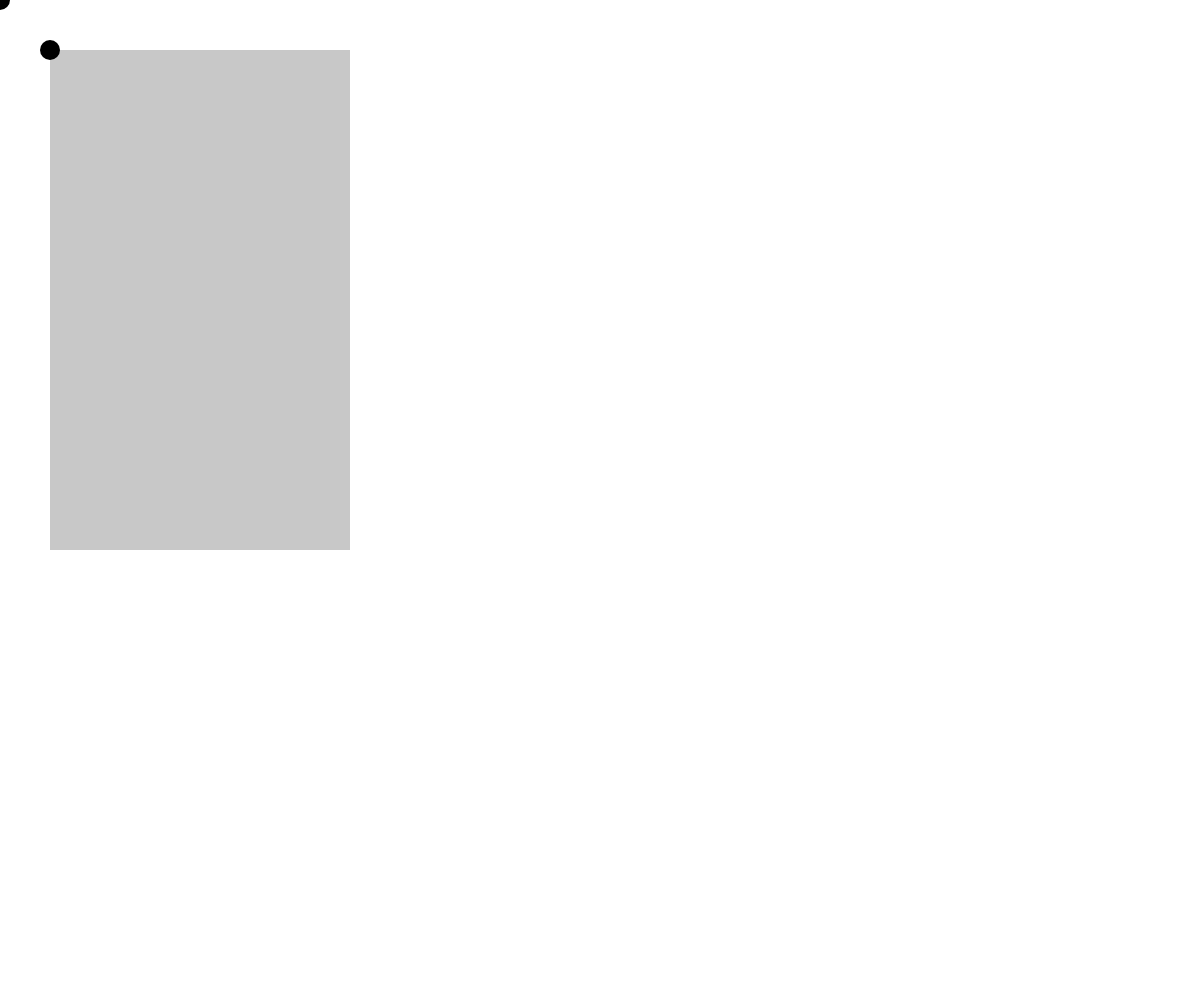
Frame 1 (no input)
Frame 60 (no input): identical to frame 1, image omitted
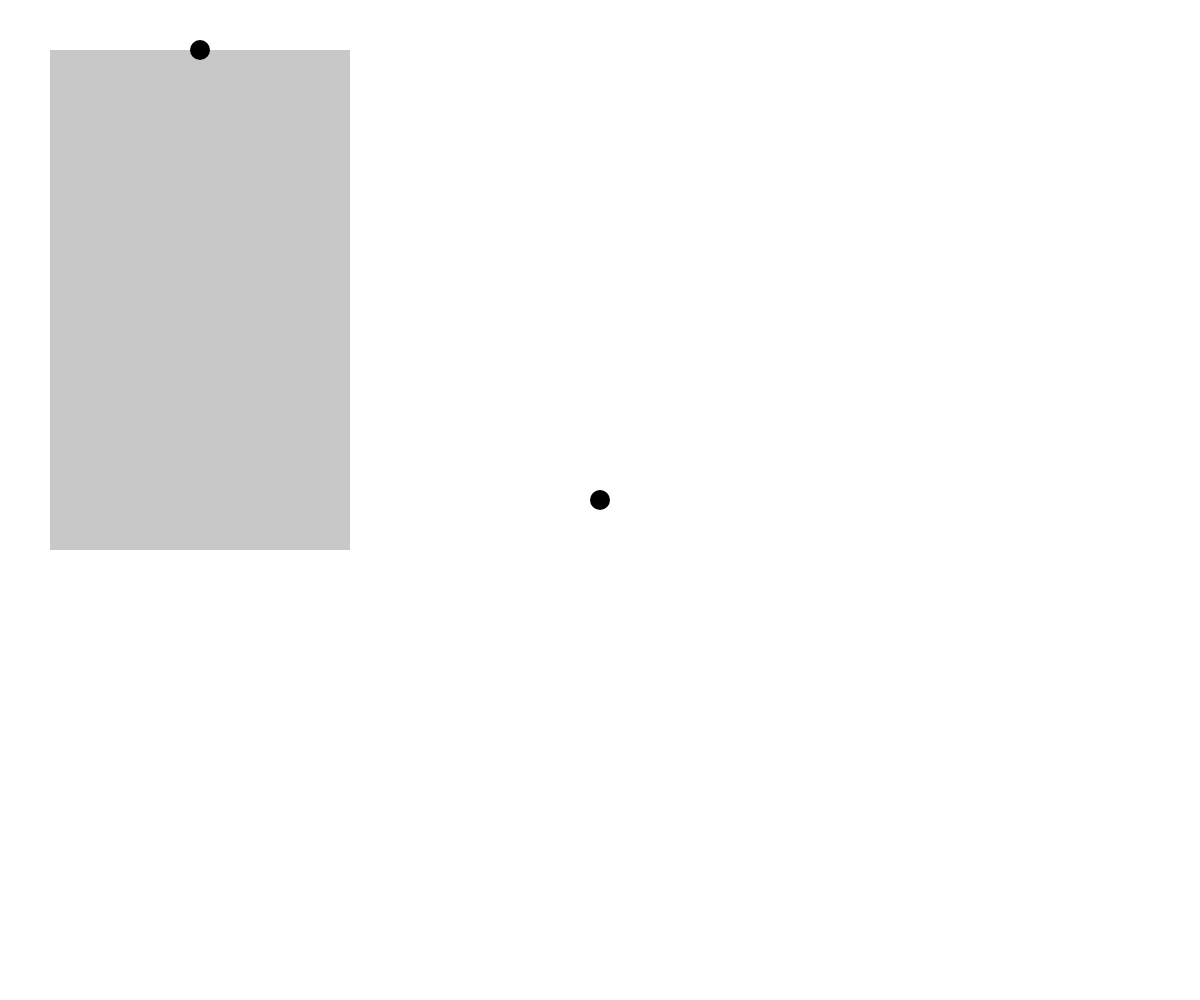
Frame 120 (the mouse pressed at the canvas centre since frame 60)

The p5.js sketch that drew these frames (run headless with seeded random() and noise() and a simulated clock; from frame 60 on, the mouse is pressed at the canvas centre):

// p5.js sketch
// ── sketch.js
function setup(){
	createCanvas(windowWidth, windowHeight);
	noStroke();
}

function draw(){
	background(255);

	let x = 50;
	let y = 50;

	let w = 300;
	let h = 500;

	fill(200);
	rect(x,y, w, h);

	fill(0);
	// the actual mouse position
	ellipse(mouseX, mouseY, 20, 20);
	// the mapped mouse position
	ellipse(
		map(mouseX,0, width,x,w+x),
		y,
		// Make this also map to the Y position
		20,
		20
	)
}
